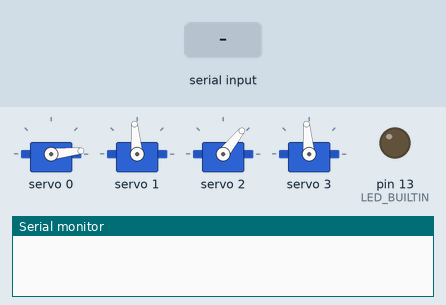
This sketch was run on a simulated Arduino Uno, built with avr-gcc and run on an emulated ATmega328P. Shown: 4 × servo, output pins drawn as LEDs (lit = HIGH), the last lines printed to the serial monitor. Inputs (shaded band) come from the test bench.

Above: at 2.1 s.
2.2 s: "90,45,200,10\n" received over Serial
At 3.6 s:
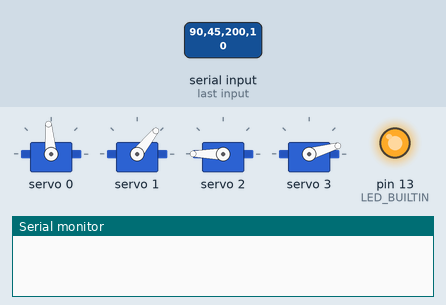
4.0 s: "yaw:90\n" received over Serial
At 5.5 s:
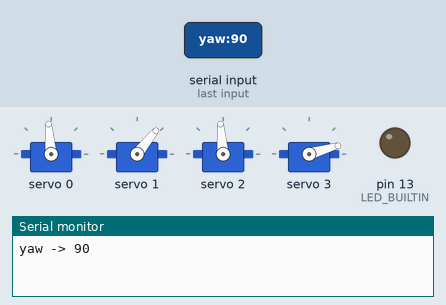
5.8 s: "30,150,10,200\n" received over Serial
At 7.3 s:
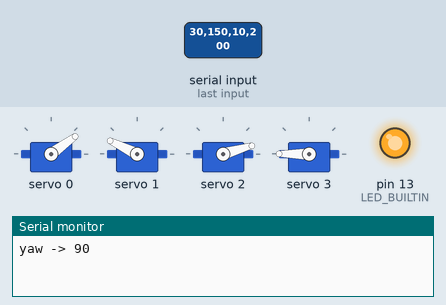
7.6 s: "yaw:90\n" received over Serial
At 8.9 s:
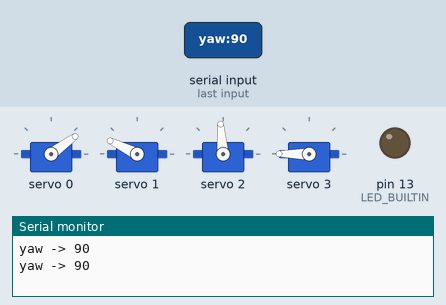
9.3 s: "90,45,200,10\n" received over Serial
At 9.45 s:
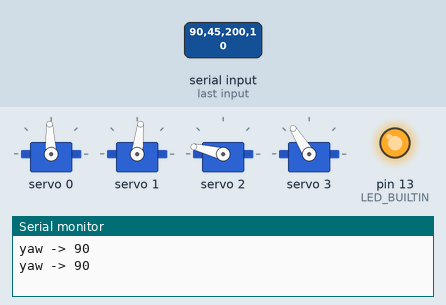
11.2 s: "30,150,10,200\n" received over Serial
At 13.0 s:
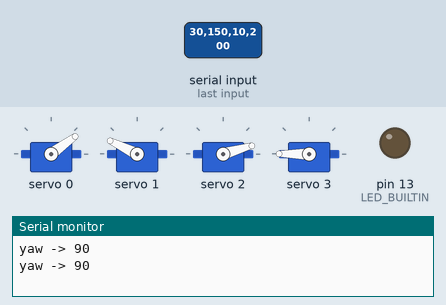
Timing chart, 0 to 14.1 s (numbered marks = the images above; inputs shaded):
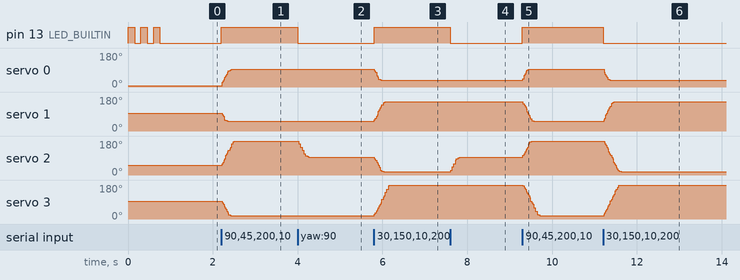

The sketch:

robot_arm.ino
```cpp
/*
  Boxing Robot Arm - Motion Mirror
  Elegoo Uno R3 + PCA9685 + 4x MG996R (Pan/Tilt/Yaw shoulder + Elbow)

  Receives one line of ASCII over serial:
      "pan,tilt,yaw,elbow\n"

  Each value is an angle in degrees (0-180). The Arduino smoothly
  steps the real servo position toward the target instead of
  snapping to it, so motion looks natural instead of jerky.
*/

#include <Wire.h>
#include <Adafruit_PWMServoDriver.h>
#include <string.h>
#include <stdlib.h>

Adafruit_PWMServoDriver pwm = Adafruit_PWMServoDriver();

// ==================== TUNABLE SETTINGS ====================

#define SERVOMIN      150   // pulse length count for 0 degrees
#define SERVOMAX      600   // pulse length count for 180 degrees
#define PWM_FREQ      60    // Hz, standard for analog servos

#define PAN_CHANNEL   0     // horizontal sweep - jab (forward/back) + hook (side)
#define TILT_CHANNEL  1     // vertical raise - uppercut
#define YAW_CHANNEL   2     // shoulder rotation - swings the elbow's hinge plane for hooks
#define ELBOW_CHANNEL 3     // elbow flex

#define BAUD_RATE     115200  // raised from 9600 (2026-08-25) - must match BAUD_RATE in track.py

#define STEP_SIZE     2     // degrees per smoothing step for ORDINARY moves (small target changes)
#define STEP_DELAY_MS 20    // ms between smoothing steps
// Adaptive step size (2026-08-25): STEP_SIZE alone is a single fixed speed
// for everything, tuned gentle to protect the glued joints from ordinary
// jitter - but that same gentleness is what makes a fast punch take ~600ms
// to physically arrive (see the "Interpolation Math" writeup, section 4).
// Rather than raising STEP_SIZE globally (which reintroduces jitter/shock
// on ordinary small corrections), stepToward() below picks a bigger step
// ONLY when the target is currently far from where the arm actually is -
// self-gating, since ordinary jitter never gets this large regardless of
// how STEP_SIZE itself is tuned.
#define FAST_STEP_SIZE      9   // degrees per step once FAST_JUMP_THRESHOLD is exceeded
#define FAST_JUMP_THRESHOLD 15  // degrees remaining - at/above this, use FAST_STEP_SIZE instead
// FAST_STEP_SIZE=9 / STEP_DELAY_MS=20 -> 450 deg/sec during a real fast
// move, vs. 100 deg/sec (STEP_SIZE=2) the rest of the time. Raised 7->9
// (2026-08-26) specifically because the hook animation's software curve
// (STRIKE_SPEED_DEG_PER_SEC in hook_animation_test.py) was already asking
// for 400+ deg/sec while this cap held it to 350 - the servo was
// physically trailing behind the already-eased software curve, adding lag
// on top of lag. NOTE: this is a SHARED, global cap (any big/fast jump on
// any channel uses it, not just hook animations) - there's no per-source
// speed override yet, so this also speeds up any other large live-tracking
// jump the same way. 450 deg/sec is a real, meaningful jump in torque/
// shock on the joints - if breakage resumes, lower this back down (try
// 7-8) before touching STEP_SIZE, which governs the safe default the arm
// spends most of its time at.
// FAST_JUMP_THRESHOLD=15 is comfortably above the ~2 degree deadband
// track.py/track_interpolation.py already gate sends behind, so
// ordinary held-still noise can't accidentally trigger fast mode.
// STEP_SIZE history: 2 (original) -> 5 on 2026-08-03 (too aggressive -
// felt jerky/overshooting) -> 3 same day. 3 deg / 15ms = ~200 deg/sec max
// slew, still notably faster than the original 133 deg/sec without going
// all the way to 5's harsh landing. If punches still feel sluggish, try 4
// before going back up to 5; if 3 still feels aggressive, drop to 2.
// STEP_DELAY_MS bumped 15 -> 17 on 2026-08-12 (yaw axis added) - a small,
// deliberate slowdown (~200 -> ~176 deg/sec max slew) per user request to
// take the edge off, without undoing the 2026-08-03 speed-up above.
// Bumped again 17 -> 18 same day after a re-glue, explicitly requested as
// the smallest perceptible nudge (~176 -> ~167 deg/sec, ~5% slower) to
// take a little more shock off the joints without meaningfully hurting
// responsiveness - go back to STEP_SIZE (bigger effect per step) if this
// is still too small to matter.
// Dropped STEP_SIZE 3->2 and bumped STEP_DELAY_MS 18->20 same day again
// after "insanely finnicky" feedback testing the interpolation approach -
// this is a bigger cut than the earlier "littlest bit" nudges (~167 ->
// ~100 deg/sec max slew, ~40% slower) since the complaint was stronger.
// This affects BOTH track.py and track_interpolation.py equally, since
// it's the same firmware regardless of which Python script is sending
// commands - the real jitter fix (interpolation output flickering between
// nearest-neighbor sets) was addressed in track_interpolation.py itself,
// this just slows the physical response on top of that.

#define ANGLE_MIN     0
#define ANGLE_MAX     180

// =============================================================

int currentPan   = 0;
int currentTilt  = 90;
int currentYaw   = 45;
int currentElbow = 90;
int targetPan    = 0;
int targetTilt   = 90;
int targetYaw    = 45;
int targetElbow  = 90;

unsigned long lastStepTime = 0;

void setup() {
  pinMode(LED_BUILTIN, OUTPUT);

  Serial.begin(BAUD_RATE);

  pwm.begin();
  pwm.setPWMFreq(PWM_FREQ);

  // Move to a safe, centered starting position.
  moveServo(PAN_CHANNEL, currentPan);
  moveServo(TILT_CHANNEL, currentTilt);
  moveServo(YAW_CHANNEL, currentYaw);
  moveServo(ELBOW_CHANNEL, currentElbow);

  // Boot confirmation: 3 blinks means setup() finished (pwm.begin() didn't
  // hang on I2C). Uses the LED, not Serial, so it's safe at any send rate.
  for (uint8_t i = 0; i < 3; i++) {
    digitalWrite(LED_BUILTIN, HIGH);
    delay(150);
    digitalWrite(LED_BUILTIN, LOW);
    delay(150);
  }
}

void loop() {
  readSerial();

  if (millis() - lastStepTime >= STEP_DELAY_MS) {
    lastStepTime = millis();
    stepToward(currentPan, targetPan, PAN_CHANNEL);
    stepToward(currentTilt, targetTilt, TILT_CHANNEL);
    stepToward(currentYaw, targetYaw, YAW_CHANNEL);
    stepToward(currentElbow, targetElbow, ELBOW_CHANNEL);
  }
}

// Reads whatever bytes are currently waiting, one loop() pass at a time,
// and never blocks. A blocking read (e.g. Serial.readStringUntil) would
// stall the smoothing loop below and cause the arm to freeze/stutter
// while data backs up - this drains only what's already in the buffer.
//
// Uses a fixed-size char buffer instead of the Arduino String class on
// purpose: String grows/shrinks the heap on every character, and on an
// Uno's 2KB of RAM that fragments the heap after running for a while,
// silently hanging serial parsing (works at first, then just stops).
#define SERIAL_BUF_SIZE 32
char serialBuf[SERIAL_BUF_SIZE];
uint8_t serialBufLen = 0;

void readSerial() {
  while (Serial.available()) {
    char c = Serial.read();
    if (c == '\n') {
      serialBuf[serialBufLen] = '\0';
      parseLine(serialBuf);
      serialBufLen = 0;
    } else if (c != '\r') {
      if (serialBufLen < SERIAL_BUF_SIZE - 1) {
        serialBuf[serialBufLen++] = c;
      } else {
        serialBufLen = 0; // line too long/garbled - drop it and resync
      }
    }
  }
}

// Parses "pan,tilt,yaw,elbow" (all 4 targets at once, what track.py sends),
// a single named jog command "name:value" e.g. "yaw:90" (moves just that
// one channel), or the bare word "print" (dumps the current actual angle of
// all 4 channels, comma-separated - after jogging channels one at a time to
// hand-build a pose, this is how you read back the full "pan,tilt,yaw,elbow"
// combination to record as calibration ground truth).
void parseLine(char *line) {
  if (strcmp(line, "print") == 0) {
    Serial.print(currentPan);
    Serial.print(',');
    Serial.print(currentTilt);
    Serial.print(',');
    Serial.print(currentYaw);
    Serial.print(',');
    Serial.println(currentElbow);
    return;
  }

  char *colon = strchr(line, ':');
  if (colon != NULL) {
    *colon = '\0';
    char *name = line;
    int value = constrain(atoi(colon + 1), ANGLE_MIN, ANGLE_MAX);

    if (strcmp(name, "pan") == 0) {
      targetPan = value;
    } else if (strcmp(name, "tilt") == 0) {
      targetTilt = value;
    } else if (strcmp(name, "yaw") == 0) {
      targetYaw = value;
    } else if (strcmp(name, "elbow") == 0) {
      targetElbow = value;
    } else {
      Serial.print("unrecognized channel: ");
      Serial.println(name);
      return;
    }

    // Echo back what was actually parsed - jog commands used to be silent,
    // which made it impossible to tell "command worked, servo is moving"
    // apart from "nothing arrived / arrived garbled" (e.g. a baud rate
    // mismatch between this sketch and whatever's sending). Cheap at
    // human-typing speed; the frequent auto-sent "pan,tilt,yaw,elbow" path
    // below deliberately does NOT get this same treatment, since printing
    // on every ~25/sec tracking update would flood the monitor.
    Serial.print(name);
    Serial.print(" -> ");
    Serial.println(value);

    digitalWrite(LED_BUILTIN, !digitalRead(LED_BUILTIN));
    return;
  }

  char *panStr = strtok(line, ",");
  char *tiltStr = strtok(NULL, ",");
  char *yawStr = strtok(NULL, ",");
  char *elbowStr = strtok(NULL, ",");
  if (panStr == NULL || tiltStr == NULL || yawStr == NULL || elbowStr == NULL) {
    return; // malformed line, ignore
  }

  targetPan   = constrain(atoi(panStr), ANGLE_MIN, ANGLE_MAX);
  targetTilt  = constrain(atoi(tiltStr), ANGLE_MIN, ANGLE_MAX);
  targetYaw   = constrain(atoi(yawStr), ANGLE_MIN, ANGLE_MAX);
  targetElbow = constrain(atoi(elbowStr), ANGLE_MIN, ANGLE_MAX);

  // Toggle the LED every time a valid command is parsed - safe at any
  // send rate (unlike Serial.println, which caused the earlier hang).
  digitalWrite(LED_BUILTIN, !digitalRead(LED_BUILTIN));
}

// Moves 'current' one STEP_SIZE closer to 'target' and writes the result
// to the given PCA9685 channel.
void stepToward(int &current, int target, uint8_t channel) {
  if (current == target) return;

  int remaining = abs(target - current);
  int stepSize = (remaining >= FAST_JUMP_THRESHOLD) ? FAST_STEP_SIZE : STEP_SIZE;

  if (remaining <= stepSize) {
    current = target;
  } else if (target > current) {
    current += stepSize;
  } else {
    current -= stepSize;
  }

  moveServo(channel, current);
}

void moveServo(uint8_t channel, int angleDeg) {
  angleDeg = constrain(angleDeg, ANGLE_MIN, ANGLE_MAX);
  int pulse = map(angleDeg, ANGLE_MIN, ANGLE_MAX, SERVOMIN, SERVOMAX);
  pwm.setPWM(channel, 0, pulse);
}
```

Measured:
- after the input at 2.2 s, pin 13 (LED_BUILTIN): LOW → HIGH at once; servo 0: moves from 6° to 95° over 0.26 s, starting at once; servo 1: 95° → 51° at once; servo 2: moves from 51° to 180° over 0.30 s, starting at once; servo 3: moves from 95° to 16° over 0.22 s, starting at once
- after the input at 4.0 s, pin 13 (LED_BUILTIN): HIGH → LOW at once; servo 2: 180° → 95° at once
- after the input at 5.8 s, pin 13 (LED_BUILTIN): LOW → HIGH at once; servo 0: 95° → 36° at once; servo 1: moves from 51° to 154° over 0.26 s, starting at once; servo 2: moves from 95° to 16° over 0.24 s, starting at once; servo 3: moves from 16° to 180° over 0.38 s, starting at once
- after the input at 7.6 s, pin 13 (LED_BUILTIN): HIGH → LOW at once; servo 2: 16° → 95° at once
- after the input at 9.3 s, pin 13 (LED_BUILTIN): LOW → HIGH at once; servo 0: 36° → 95° at once; servo 1: moves from 154° to 51° over 0.26 s, starting at once; servo 2: moves from 95° to 180° over 0.24 s, starting at once; servo 3: moves from 180° to 16° over 0.42 s, starting at once
- after the input at 11.2 s, pin 13 (LED_BUILTIN): HIGH → LOW at once; servo 0: 95° → 36° at once; servo 1: moves from 51° to 154° over 0.24 s, starting at once; servo 2: moves from 180° to 16° over 0.40 s, starting at once; servo 3: moves from 16° to 180° over 0.36 s, starting at once
